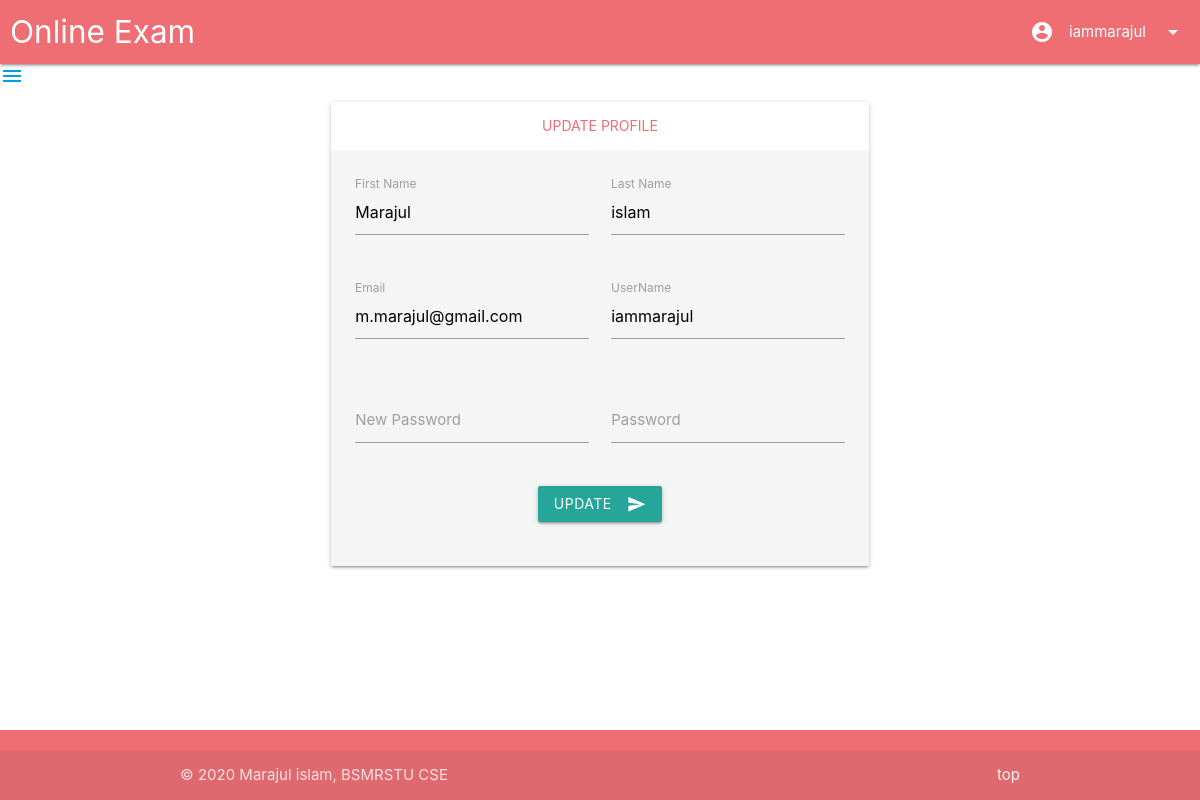
Page /DashBoard/editprofile.php (signed in) on the committed database.
### tables this page shows
CREATE TABLE `user` (
  `user_id` int(10) NOT NULL,
  `first_name` varchar(50) NOT NULL,
  `last_name` varchar(50) NOT NULL,
  `user_name` varchar(50) NOT NULL,
  `email` varchar(50) NOT NULL,
  `pass` varchar(50) NOT NULL
);

### DashBoard/editprofile.php (the view, shortened to what this page needs)
<?php
  include('../include/navbar.php');
  $id=$_SESSION['un'];
  $sql="SELECT * FROM user WHERE user_id='$id';";
  $a=$conn->query($sql);
  $res= $a->fetch_assoc();
?>
<!DOCTYPE html>
<html>
<head>
    <link rel="stylesheet" href="https://cdnjs.cloudflare.com/ajax/libs/materialize/1.0.0/css/materialize.min.css">
</head>
<body>
       <div class="container">
        <div class="row">
    <div class="col s16 m2">
    </div>
    <div class="col s16 m8">
      <div class="card">
          <div class="card-tabs">
              <ul class="tabs tabs-fixed-width ">
                <li class="tab "><a class="active" href="#test4">Update Profile</a></li>
              </ul>
           </div>
           <div class="card-content grey lighten-4">
              <form name="sf" method="post" action="editprofile_sv.php" onsubmit="return validateForm()">
              <div class="row">
                  <div class="input-field col s6">
                    <input value="<?php echo $res['first_name'];?>" name="fn" id="first_name" type="text" class="validate">
                    <label for="first_name">First Name</label>
                  </div>
                  <div class="input-field col s6">
                    <input value="<?php echo $res['last_name'];?>" name="ln" id="last_name" type="text" class="validate">
                    <label for="last_name">Last Name</label>
                  </div>
              </div>
              <div class="row">
                <div class="input-field col s6">
                    <input value="<?php echo $res['email'];?>" name="email" id="email" type="email" class="validate" required>
                      <label for="email">Email</label>
                  </div>
                  <div class="input-field col s6">
                    <input value="<?php  echo $res['user_name'];?>" name="un" id="un" type="text" class="validate" >
                      <label for="un">UserName</label>
                  </div>
              </div>
              <div class="row">
                <div class="input-field col s6">
                    <input name="pass" id="pass2" type="password" class="validate">
                      <label for="pass2">New Password</label>
                </div>
                <div class="input-field col s6">
                    <input name="cpass" id="pass3" type="password" class="validate">
                      <label for="pass3">Password</label>
                </div>
              </div>
              <div class="row center">
                  <button class="btn waves-effect waves-light" type="submit" name="action">update
                      <i class="material-icons right">send</i>
                  </button>
              </div>
              </form>
           </div>
      </div>
    </div>
  </div>
    </div>
    <?php
      include('../include/footer.php');
    ?>
</body>
</html>

### include/navbar.php (shortened to what this page needs)
<?php
  include("../include/connection.php");
  $user_id=$_SESSION['un'];
  $sql1="SELECT * FROM user WHERE user_id='$user_id'";
  $a=$conn->query($sql1);
  $row = $a->fetch_assoc();
  $name=$row['user_name'];
?>
<!DOCTYPE html>
<html>
<head>
    <link rel="stylesheet" href="https://cdnjs.cloudflare.com/ajax/libs/materialize/1.0.0/css/materialize.min.css">
</head>
<body>
  <nav>
    <div class="nav-wrapper">
      <a href="#" style="padding-left: 10px;" class="brand-logo">Online Exam</a>
      <ul id="nav-mobile" class="right hide-on-med-and-down">
        <li><i class="small material-icons">account_circle</i></li>
        <li><a class="dropdown-button" href="#!" data-target="dropdown1"><?php echo $name;?><i class="material-icons right">arrow_drop_down</i></a></li>
      </ul>
    </div>
  </nav>
  <a href="#" data-target="slide-out" class="sidenav-trigger"><i class="material-icons">menu</i></a>
</body>
</html>

### include/footer.php (style rules this page uses)
body { display: flex; min-height: 100vh; flex-direction: column; }

### rows in the picture
user: user_name "iammarajul", fn "Marajul", ln "islam", email "m.marajul@gmail.com", un "iammarajul"
